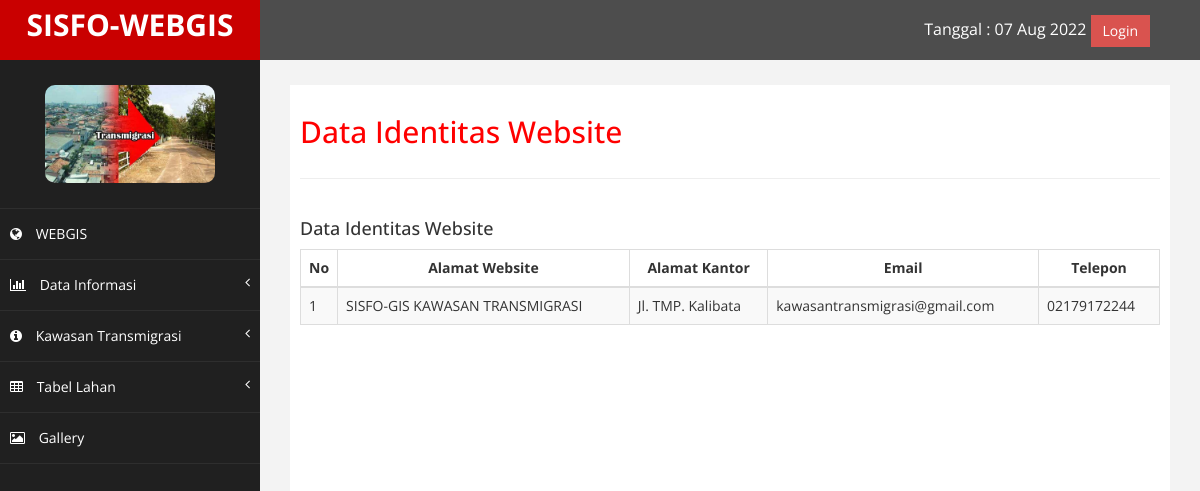
Page /index.php/identitas on the committed database.
### tables this page shows
CREATE TABLE `identitas` (
  `id_identitas` int(11) NOT NULL,
  `judul_website` varchar(100) NOT NULL,
  `alamat` varchar(100) NOT NULL,
  `email` varchar(50) NOT NULL,
  `telp` varchar(50) NOT NULL
);

### application/views/layout/v_content.php (called while the page is built)
<?php
if ($isi) {
    $this->load->view($isi);
}

### application/views/layout/v_wrapper.php (called while the page is built)
<?php
require_once('v_head.php');
require_once('v_header.php');
require_once('v_nav.php');
require_once('v_content.php');
require_once('v_footer.php');

### application/controllers/Identitas.php (called while the page is built, shortened)
<?php
class Identitas extends CI_Controller {
	public function __construct()
	{
		$this->load->model('m_identitas');
	}
	public function index()
	{
		$data = array(
			'title'		=>'Data Identitas Website',
			'identitas' 	=> $this->m_identitas->tampil(),
			'isi' => 'identitas/v_lists'
		 );
		$this->load->view('layout/v_wrapper', $data, FALSE);
	}
}

### index.php (called while the page is built, shortened)
<?php
require_once BASEPATH.'core/CodeIgniter.php';

### application/models/M_identitas.php (called while the page is built, shortened)
<?php
class M_identitas extends CI_Model
{
    public function tampil()
    {
        $this->db->select('*');
        $this->db->from('identitas');
        $this->db->order_by('id_identitas', 'desc');
        return $this->db->get()->result();
    }
}

### application/views/identitas/v_lists.php (the view, shortened to what this page needs)
<div class="row">
	<div class="col-md-12">
		<div class="widget-box widget-color-blue2">
			<div class="widget-header">
				<h4 class="widget-title lighter smaller"><?= $title ?></h4>
			</div>
			<div class="widget-body">
				<div class="widget-main padding-8">
			  <table id="dataTables-example" class="table table-striped table-bordered table-hover table-responsive">
				<thead>
					<tr>
						<th width="30px" class="text-center">No</th>
						<th class="text-center">Alamat Website</th>
						<th class="text-center">Alamat Kantor</th>
						<th class="text-center">Email</th>
						<th class="text-center">Telepon</th>
					</tr>
				</thead>
				<tbody>
					<?php $no=1; foreach ($identitas as $key => $value) { ?>
					<tr>
						<td><?= $no++ ?></td>
						<td><?= $value->judul_website ?></td>
						<td><?= $value->alamat ?></td>
						<td><?= $value->email ?></td>
						<td><?= $value->telp ?></td>
					</tr>
					<?php } ?>
				</tbody>
			</table>
				</div>
			</div>
		</div>
	</div>
</div>

### template/assets/css/custom.css (style rules this page uses)
body { font-family: 'Open Sans', sans-serif; }
.text-center { text-align:center; }
h4 { padding-top:10px; }

### rows in the picture
identitas: judul_website "SISFO-GIS KAWASAN TRANSMIGRASI", alamat "Jl. TMP. Kalibata", email "kawasantransmigrasi@gmail.com", telp "02179172244"

### other values in the picture
$title "Data Identitas Website"
